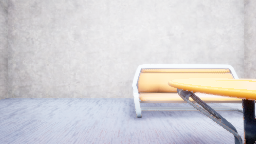
#> input picture images/view0.png, 256 x 144 px
$ python -i gradient_color_detection.py   (imports and definitions only)
#> lines starting #> are read from the running program, lines starting #| are printed output that depends on the picture; after the words box and inside, x2 and y2 are one past the last pixel; in counts of white or black regions, pixels touching at a corner belong together
#> further down, picture is the input picture: shape (144, 256, 3); mean B, G, R 210.4, 208.1, 210.4
from copy import deepcopy

import airsim
import numpy as np
import cv2
import os

# [1 line that did not run here, left out]
# [5 lines not run here, left out]

def get_np_image():
    responses = client.simGetImages([airsim.ImageRequest("front_left", airsim.ImageType.Scene, False, False)])
    response = responses[0]

    # get numpy array
    img1d = np.fromstring(response.image_data_uint8, dtype=np.uint8)

    # reshape array to 4 channel image array H X W X 4
    img_rgb = img1d.reshape(response.height, response.width, 3)

    # # original image is fliped vertically
    # img_rgb = np.flipud(img_rgb)

    return img_rgb

def detect_red(np_img):
    img_hsv = cv2.cvtColor(np_img, cv2.COLOR_BGR2HSV)
#> img_hsv: shape (144, 256, 3); mean H, S, V 116.2, 18.4, 217.5

    # lower mask (0-10)
    lower_red = np.array([0, 50, 50])
    upper_red = np.array([10, 255, 255])
    mask0 = cv2.inRange(img_hsv, lower_red, upper_red)
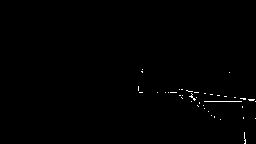
#> mask0: shape (144, 256); 0.44% white in thin lines or dots, all inside (x1, y1, x2, y2) = (138, 69, 256, 144)

    # upper mask (170-180)
    lower_red = np.array([170, 50, 50])
    upper_red = np.array([180, 255, 255])
    mask1 = cv2.inRange(img_hsv, lower_red, upper_red)
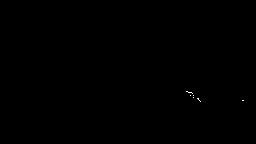
#> mask1: shape (144, 256); 0.05% white in thin lines or dots, all inside (x1, y1, x2, y2) = (186, 91, 244, 102)

    # join the masks
    mask = mask0 + mask1

    # or your HSV image, which I *believe* is what you want
    output_binary = img_hsv.copy()
    output_binary[np.where(mask == 0)] = 0
#> output_binary: shape (144, 256, 3); mean H, S, V 0.1, 0.4, 0.8

    # technically don't have to do this if counting count_nonzero. in fact it adds more runtime.
    # remove when not debugging.
    output_binary[np.where(mask != 0)] = 1
#> output_binary: shape (144, 256, 3); mean H, S, V 0.00491, 0.00491, 0.00491

    cv2.imwrite("before.png", np_img)
    # cv2.imwrite("image.png", output_binary)

    num_reds = np.count_nonzero(output_binary)
#> num_reds = 543
    print(num_reds)
#| 543
    return num_reds

def crop_center_x(img, cropx=80):
    y, x, c = img.shape
    startx = x // 2 - (cropx // 2)
    return img[:, startx:startx + cropx, :]

def average_gradient(gradient_arr):
    sum = 0
    for i in range(len(gradient_arr)-1):
        diff = gradient_arr[i-1]-gradient_arr[i]
        sum+=diff
    return sum/(len(gradient_arr)-1)

def normalize_gradient_arr(pixels_arr):
    normed_arr = deepcopy(pixels_arr)
    sum_arr = sum(normed_arr)
    average = sum_arr/len(normed_arr)
    for i in range(len(normed_arr)):
        normed_arr[i] = (normed_arr[i] - average)/average

    return normed_arr

vel = 5
quad_offset = (1, 0, 0)
# [1 line not run here, left out]
num_consecutive_stops = 0
gradient_arr = []
# [38 lines not run here, left out]

>>> import cv2
>>> picture = cv2.imread('../images/view0.png')
>>> result = detect_red(picture)
#> result = 543
